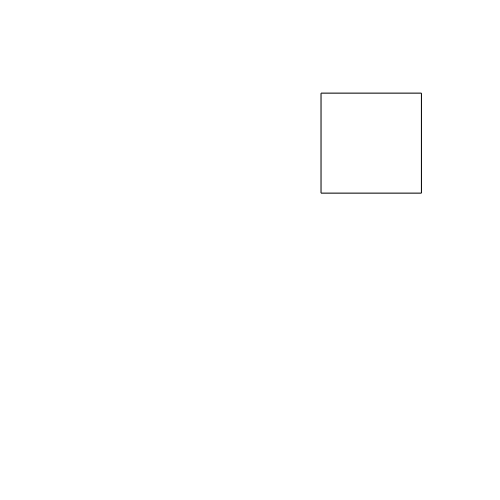
Frame 1 (no input)
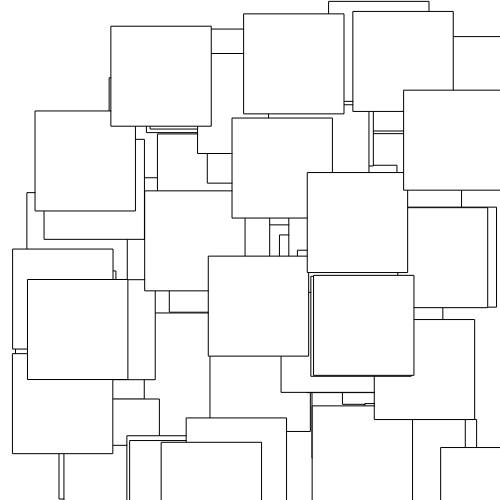
Frame 60 (no input)
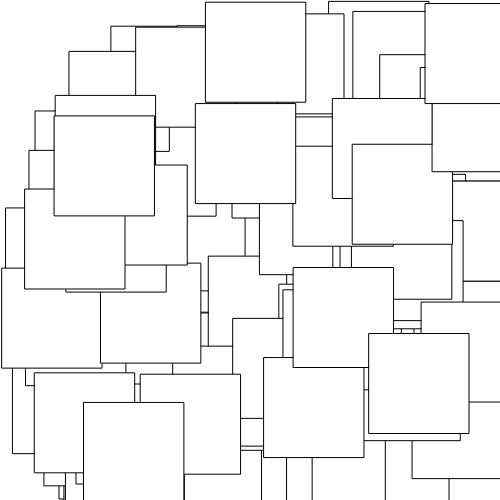
Frame 120 (the mouse pressed at the canvas centre since frame 60)

The p5.js sketch that drew these frames (run headless with seeded random() and noise() and a simulated clock; from frame 60 on, the mouse is pressed at the canvas centre):

// p5.js sketch
// ── sketch.js
var randomX = 0 ;
var randomY = 0 ;

function setup() {
  // put setup code here
createCanvas(500, 500);
}

function draw() {
  // put drawing code here

  rect(random(450), random(450), 100, 100) ;

}

function mouseReleased() {

}
